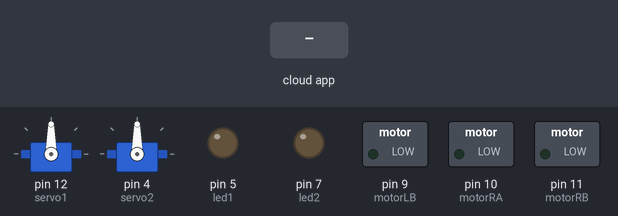
Recording of a sketch running on a simulated Arduino Uno, built with avr-gcc and run on an emulated ATmega328P. On the bench: 2 × servo, switched loads named in the sketch (green lamp = pin HIGH), output pins drawn as LEDs (lit = HIGH). The test bench sets the inputs (shaded band). The ROS host is connected and sends only what is stated; what the sketch prints to the serial monitor is not drawn.

Above: at 1.8 s.
1.9 s: the phone or cloud app sets servoLR_chat to -100
At 2.6 s:
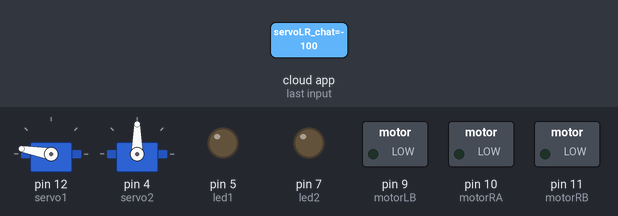
3.5 s: the phone or cloud app sets servoUD_chat to -100
At 5.2 s:
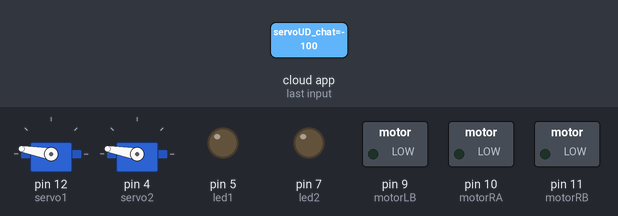
5.5 s: the phone or cloud app sets move_chat to -100
At 6.4 s:
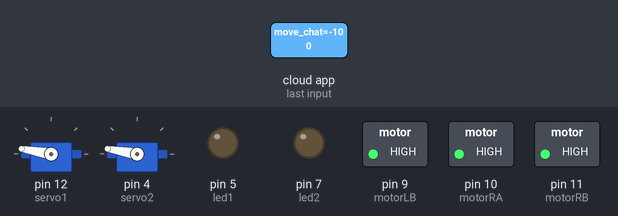
8.0 s: the phone or cloud app sets servoUD_chat to 0
At 9.0 s:
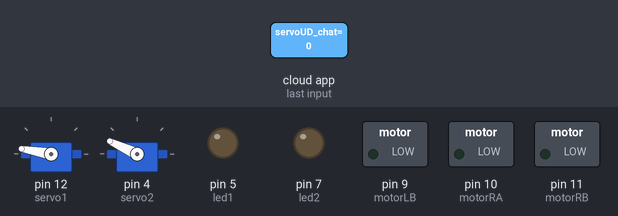
10.0 s: the phone or cloud app sets move_chat to 0
At 10.9 s:
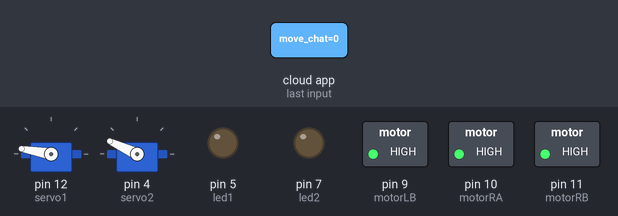
12.5 s: the phone or cloud app sets servoUD_chat to 100
At 13.8 s:
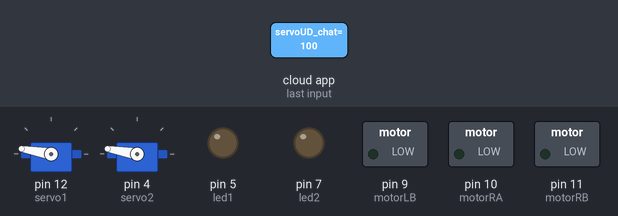
Timing chart, 0 to 15.5 s (numbered marks = the images above; inputs shaded):
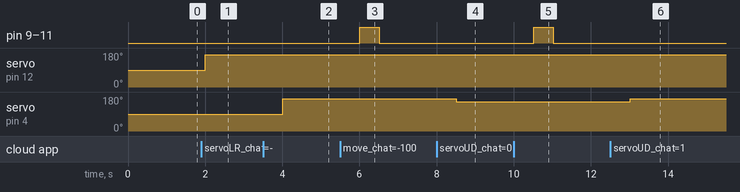

Measured:
- after the input at 1.9 s, servo on pin 12 (servo1): 90° → 170° after 0.11 s
- after the input at 3.5 s, servo on pin 4 (servo2): 90° → 170° after 0.51 s
- after the input at 5.5 s, pin 9 (motorLB), pin 10 (motorRA), pin 11 (motorRB): LOW → HIGH after 0.51 s, → LOW 0.50 s later
- after the input at 8.0 s, servo on pin 4 (servo2): 170° → 155° after 0.51 s
- after the input at 10.0 s, pin 9 (motorLB), pin 10 (motorRA), pin 11 (motorRB): LOW → HIGH after 0.52 s, → LOW 0.50 s later
- after the input at 12.5 s, servo on pin 4 (servo2): 155° → 170° after 0.52 s

The sketch:

functional_rover_controlv1.ino
```cpp
#include <ros.h>
#include <std_msgs/String.h>
#include <std_msgs/Float64.h>
#include <Servo.h>

Servo servo1;
Servo servo2;

int servo1_pin = 12;
int servo2_pin = 4;
int motorLA = 8;
int motorLB = 9;
int motorRA = 10;
int motorRB = 11;

//Servo servo1;
//Servo servo2;

ros::NodeHandle  nh;

std_msgs::String str_msg;

int led_dig;
int move_LR;
int move_UD;
int move_msg;
//char move_LR

int led_control = 0;
int value1 = 0;
int value2 = 0;
int value3 = 0;

int led1 = 5;
int led2 = 7;
int pos = 0;

//ros::Publisher chatter("servo_state", &str_msg);


void headlightsCb( const std_msgs::Float64&msg){
  led_dig = msg.data;
  led_control = led_dig;
  if(led_control == 7.0){
    digitalWrite(led1, HIGH);
    digitalWrite(led2, HIGH);
  }
  else{
    digitalWrite(led1, LOW);
    digitalWrite(led2, LOW);
  }
}

void servoLR( const std_msgs::Float64&msg){
  int val = servo1.read();
  Serial.print(val);
  move_LR = msg.data;
  value1 = move_LR;
//  servo1.write(180);
  if (value1 == 1.0){
    val = val + 15;
    servo1.write(val);
  }
  else if(value1 == 3.0){
    val = val - 15;
    servo1.write(val);
  }
  else{
    servo1.write(170);
  }
}

void servoUD( const std_msgs::Float64&msg){
  int val = servo2.read();
  Serial.print(val);
  move_UD = msg.data;
  value2 = move_UD;
  if (value2 == 2.0){
    val = val + 15;
    servo2.write(val);
  }
  else if(value2 == 0.0){
    val = val - 15;
    servo2.write(val);
  }
  else{
    servo2.write(170);
  }
}

void moveWheels( const std_msgs::Float64&msg){
  move_msg = msg.data;
  value3 = move_msg;
  digitalWrite(motorRA, HIGH);
  digitalWrite(motorRB, HIGH);
  digitalWrite(motorLA, HIGH);
  digitalWrite(motorLB, HIGH);
  delay(500);
//  digitalWrite(motorRA, HIGH);
//  digitalWrite(motorRB, LOW);
//  digitalWrite(motorLA, HIGH);
//  digitalWrite(motorLB, LOW);
//  delay(500);

  if (value3 == 4.0){
    digitalWrite(motorRA, HIGH);
    digitalWrite(motorRB, LOW);
    digitalWrite(motorLA, LOW);
    digitalWrite(motorLB, LOW);
    delay(500);
    digitalWrite(motorRA, HIGH);
    digitalWrite(motorRB, HIGH);
    digitalWrite(motorLA, HIGH);
    digitalWrite(motorLB, HIGH);
  }
  else if(value3 == 6.0){
    digitalWrite(motorRA, LOW);
    digitalWrite(motorRB, LOW);
    digitalWrite(motorLA, HIGH);
    digitalWrite(motorLB, LOW);
    delay(500);
    digitalWrite(motorRA, HIGH);
    digitalWrite(motorRB, HIGH);
    digitalWrite(motorLA, HIGH);
    digitalWrite(motorLB, HIGH);
  }
  else if(value3 == 8.0){
    digitalWrite(motorRA, HIGH);
    digitalWrite(motorRB, LOW);
    digitalWrite(motorLA, HIGH);
    digitalWrite(motorLB, LOW);
    delay(500);
    digitalWrite(motorRA, HIGH);
    digitalWrite(motorRB, HIGH);
    digitalWrite(motorLA, HIGH);
    digitalWrite(motorLB, HIGH);
  }
  else if(value3 == 5.0){
    digitalWrite(motorRA, LOW);
    digitalWrite(motorRB, HIGH);
    digitalWrite(motorLA, LOW);
    digitalWrite(motorLB, HIGH);
    delay(500);
    digitalWrite(motorRA, HIGH);
    digitalWrite(motorRB, HIGH);
    digitalWrite(motorLA, HIGH);
    digitalWrite(motorLB, HIGH);
  }
  else{
    digitalWrite(motorRA, LOW);
    digitalWrite(motorRB, LOW);
    digitalWrite(motorLA, LOW);
    digitalWrite(motorLB, LOW);
  }
}


ros::Subscriber<std_msgs::Float64>sub("led_chat",&headlightsCb);
ros::Subscriber<std_msgs::Float64>sub2("servoLR_chat",&servoLR);
ros::Subscriber<std_msgs::Float64>sub3("servoUD_chat",&servoUD);
ros::Subscriber<std_msgs::Float64>sub4("move_chat",&moveWheels);

//ros::Subscriber<std_msgs::String>sub("led_chat",&headlightsCb);

void setup(){
  Serial.begin(9600);
  pinMode(led1, OUTPUT);
  pinMode(led2, OUTPUT);
  pinMode(motorLB, OUTPUT);
  pinMode(motorRB, OUTPUT);
  pinMode(motorRA, OUTPUT);
  pinMode(motorRA, OUTPUT);
  servo1.attach(12);
  servo2.attach(4);
  servo1.write(90);
  servo2.write(90);
  nh.getHardware()->setBaud(9600);
  nh.initNode();
//  nh.advertise(chatter);
  nh.subscribe(sub);
  nh.subscribe(sub2);
  nh.subscribe(sub3);
  nh.subscribe(sub4);
}

void loop(){
  nh.spinOnce();
  delay(1000);
}
```
